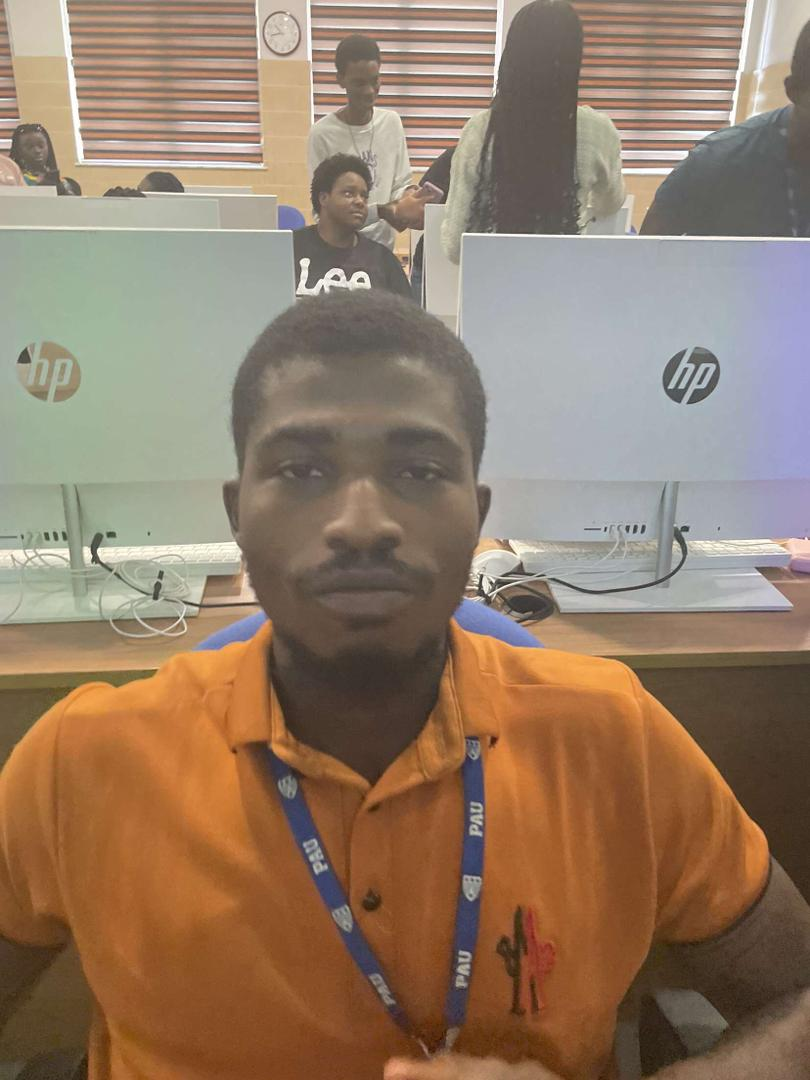
#> input picture week3/img/george.jpg, 810 x 1080 px
$ python practice_3.py
#> lines starting #> are read from the running program, lines starting #| are printed output that depends on the picture
import numpy as np
import matplotlib.pyplot as plt
import cv2 as cv

img = cv.imread('img/george.jpg', 0)
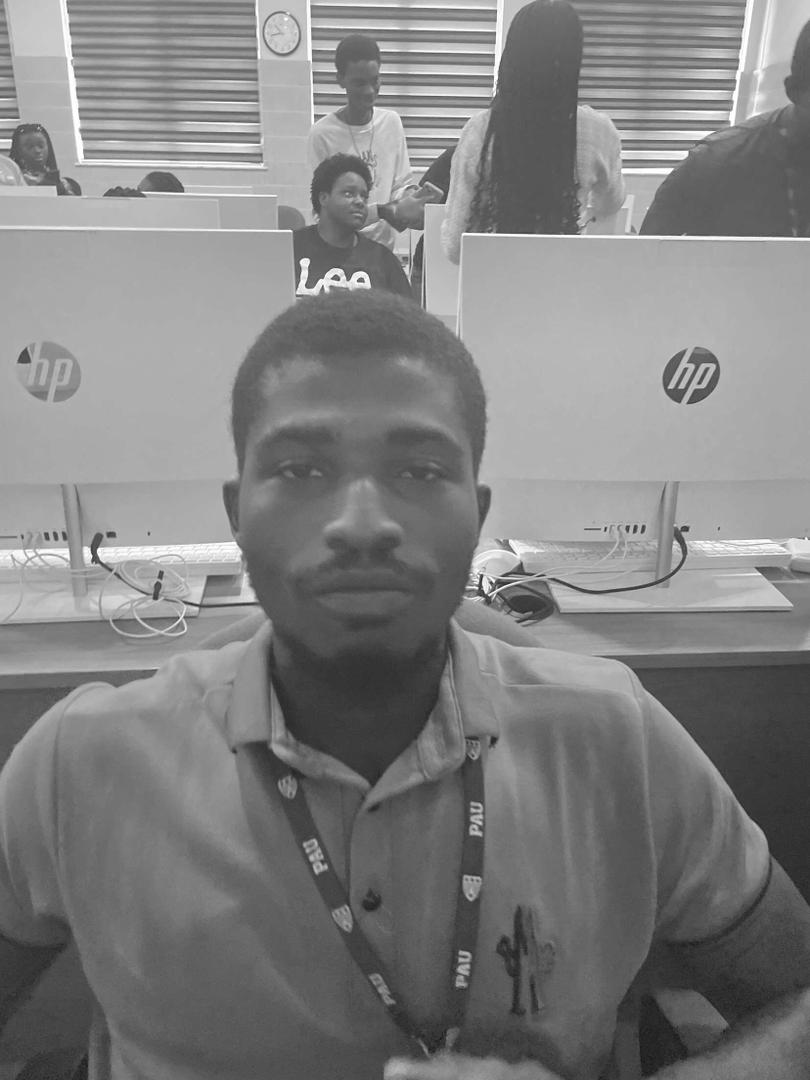
#> img: shape (1080, 810); min 25, max 255, mean 129

# Plot the original image
plt.subplot(1, 2, 1)
plt.title('Original Image')
plt.imshow(img)

rows, cols = img.shape
#> rows = 1080; cols = 810
img_rotation = cv.warpAffine(img, cv.getRotationMatrix2D((cols/2, rows/2), 45, 1), (cols, rows))
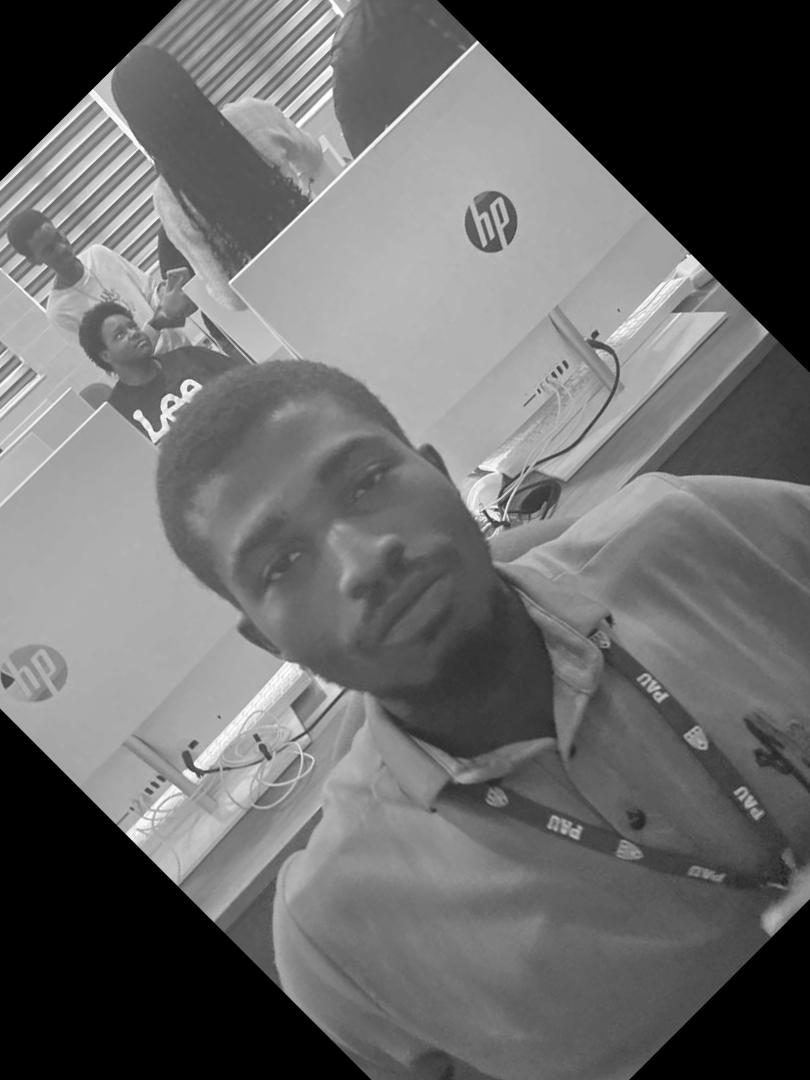
#> img_rotation: shape (1080, 810); min 0, max 255, mean 105.5

# Plot the rotated image
plt.subplot(1, 2, 2)
plt.title('Rotated Image')
plt.imshow(img_rotation)

cv.imshow('Rotated Image', img_rotation)
cv.imwrite('img/rotated_george.jpg', img_rotation)
cv.waitKey(0)
cv.destroyAllWindows()
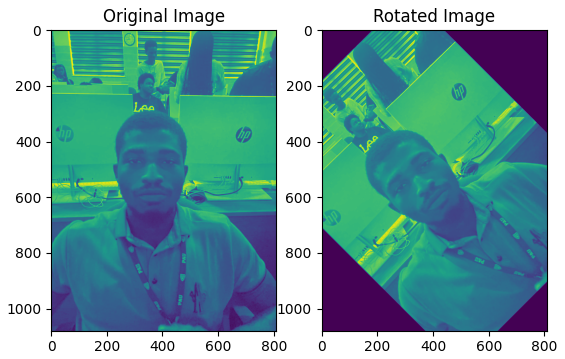
#> figure drawn by matplotlib, 2 panels

$ run again, with week3/img/anderson.jpg copied over week3/img/george.jpg
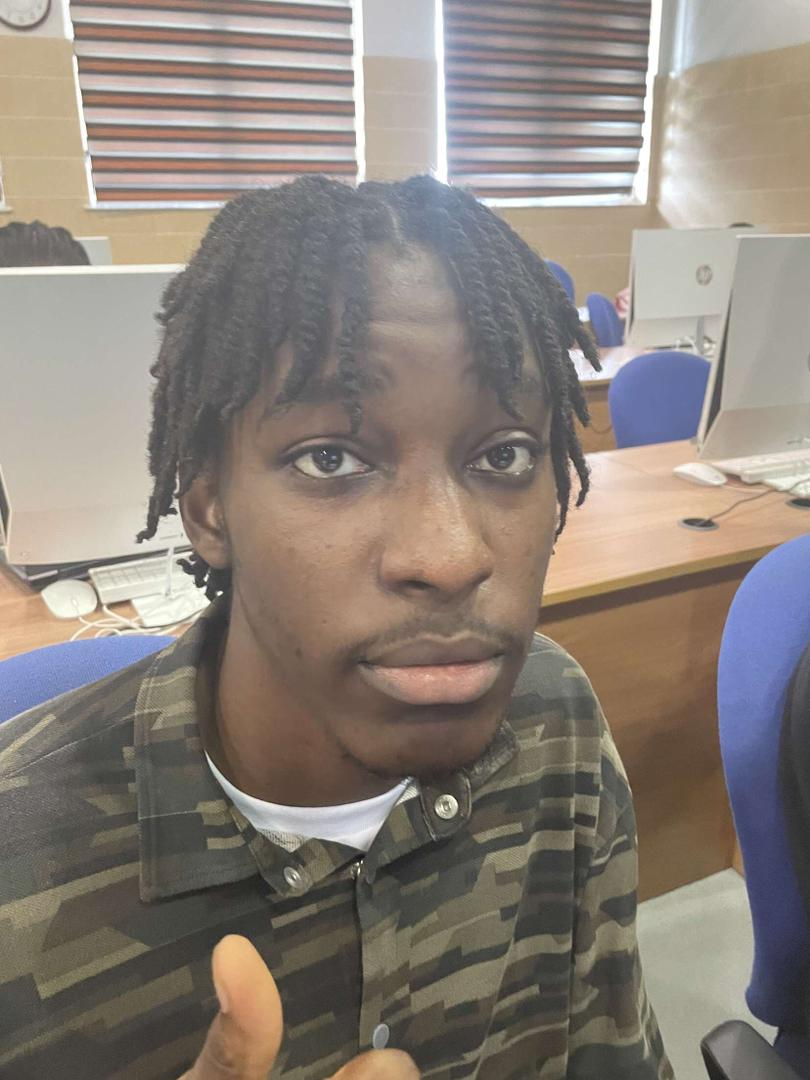
#> input picture week3/img/anderson.jpg, 810 x 1080 px
#> `img_rotation = cv.warpAffine(img, cv.getRotationMatrix2D((cols/2, rows..`:
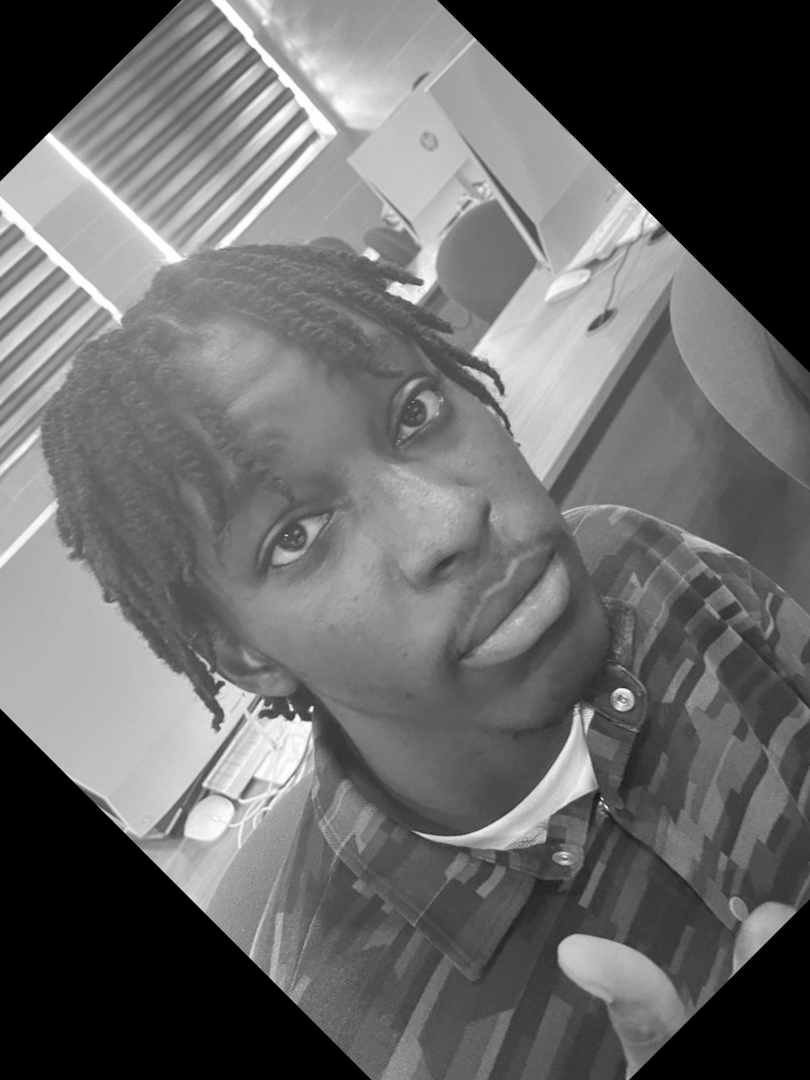
#> img_rotation: shape (1080, 810); min 0, max 255, mean 104.8
#> `cv.destroyAllWindows()`:
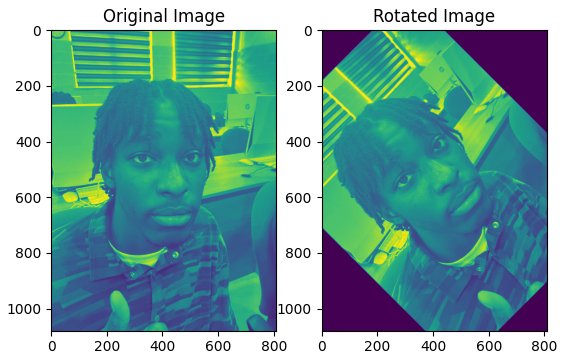
#> figure drawn by matplotlib, 2 panels

$ run again, with week3/img/chimaje.jpg copied over week3/img/george.jpg
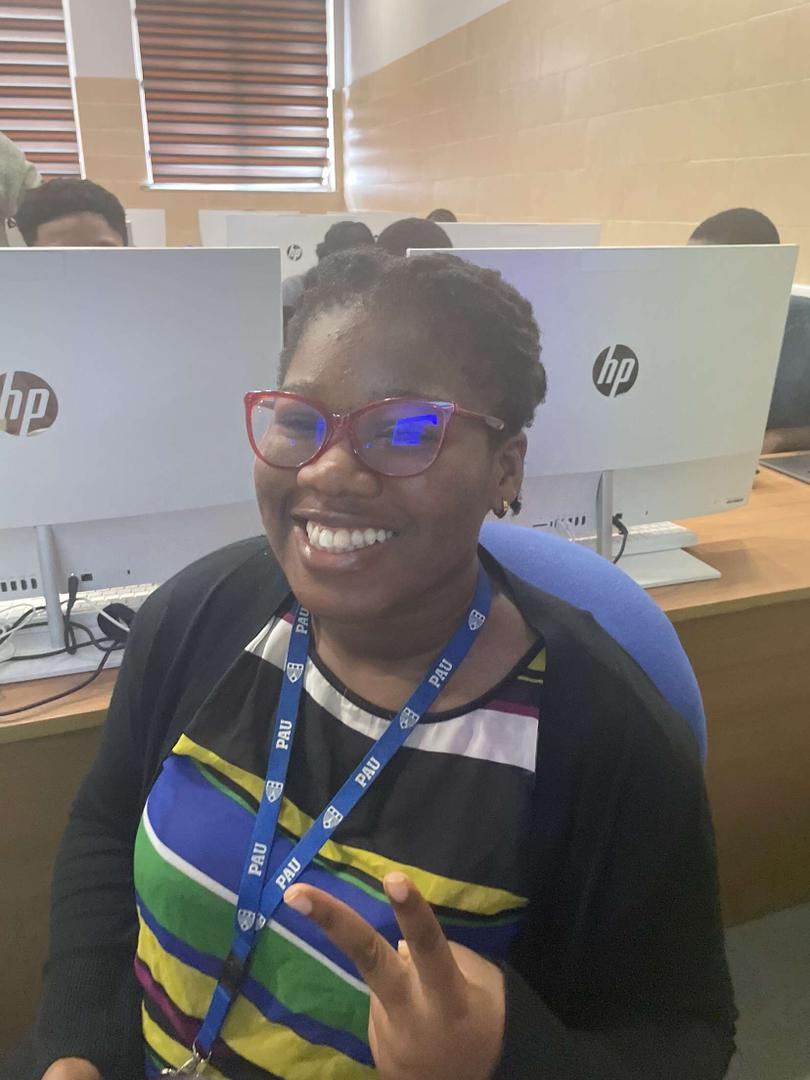
#> input picture week3/img/chimaje.jpg, 810 x 1080 px
#> `img_rotation = cv.warpAffine(img, cv.getRotationMatrix2D((cols/2, rows..`:
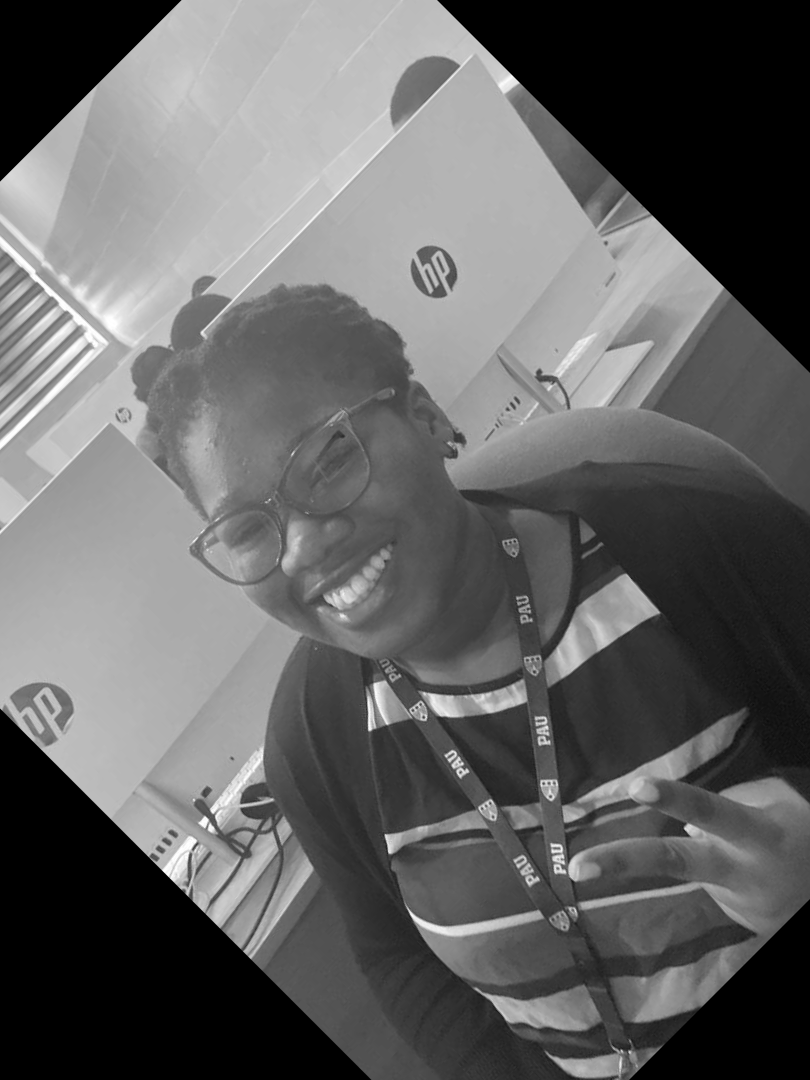
#> img_rotation: shape (1080, 810); min 0, max 255, mean 99.7
#> `cv.destroyAllWindows()`:
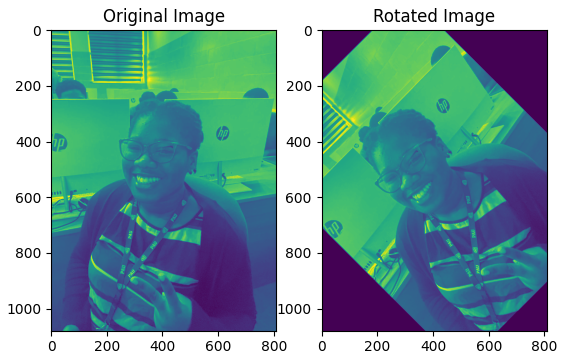
#> figure drawn by matplotlib, 2 panels

$ run again, with week3/img/desmond.jpg copied over week3/img/george.jpg
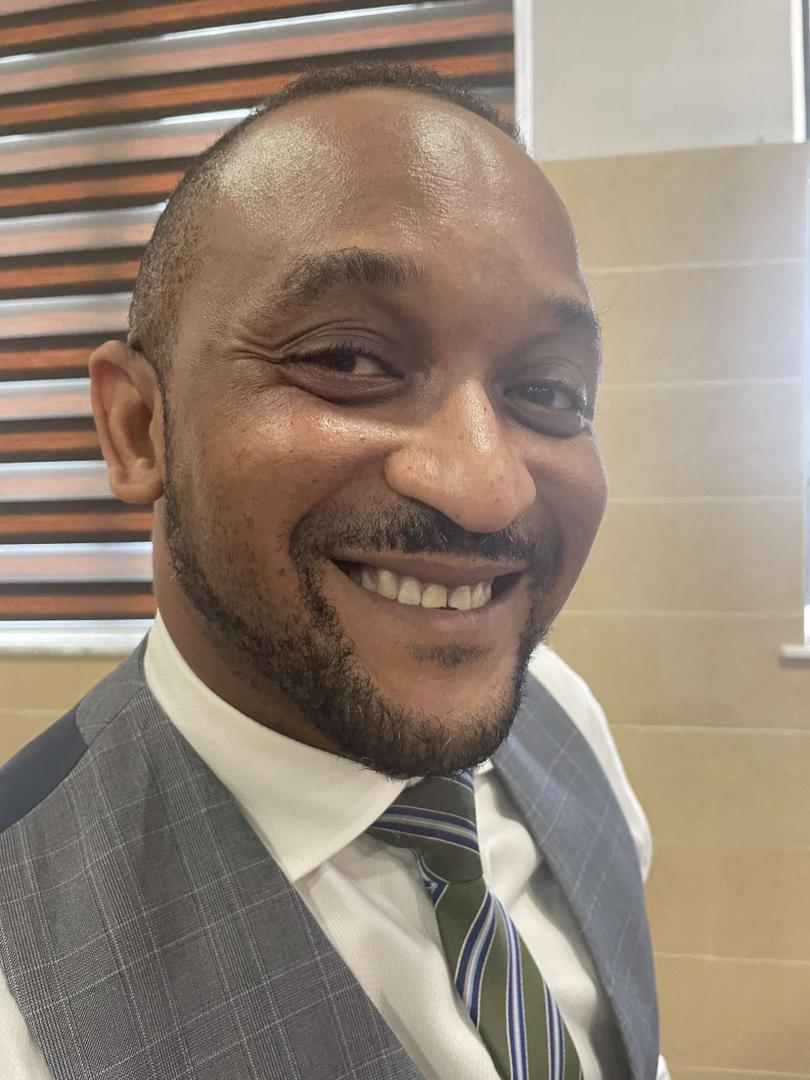
#> input picture week3/img/desmond.jpg, 810 x 1080 px
#> `img_rotation = cv.warpAffine(img, cv.getRotationMatrix2D((cols/2, rows..`:
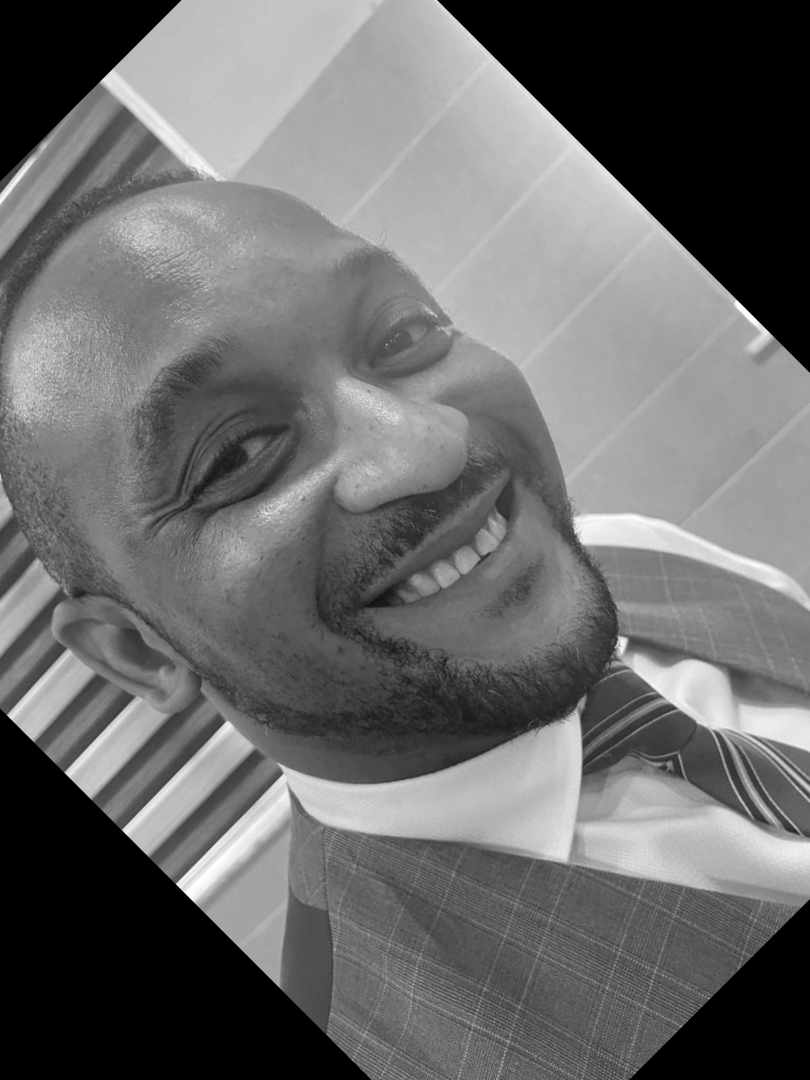
#> img_rotation: shape (1080, 810); min 0, max 255, mean 107.5
#> `cv.destroyAllWindows()`:
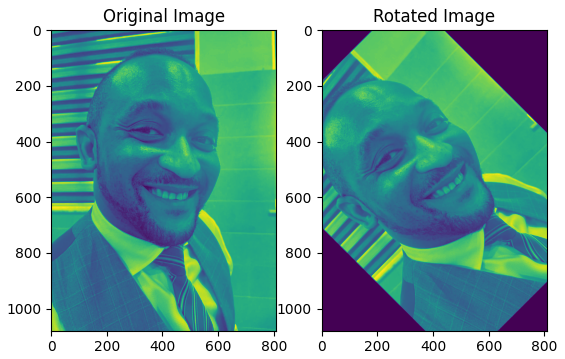
#> figure drawn by matplotlib, 2 panels
